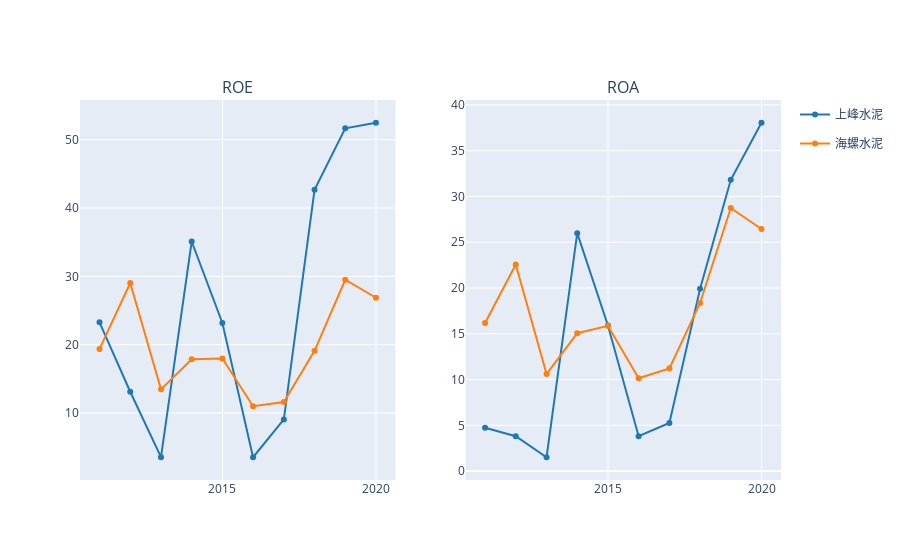

Write notebook code for a chart like this one.
### Markdown cell above
## ROE & ROA

### Code cell
fig = make_subplots(1,2, subplot_titles=['ROE','ROA'])

for i,k in enumerate(data_dfs.keys()):
    line_ = dict(color=DEFAULT_PLOTLY_COLORS[i])
    fig.append_trace(go.Scatter(x=data_dfs[k].index, y=data_dfs[k].roe,name=k,line=line_,legendgroup=k),1,1)
    fig.append_trace(go.Scatter(x=data_dfs[k].index, y=data_dfs[k].roa,name=k,line=line_,legendgroup=k, showlegend=False),1,2)

# for k in data_dfs:
fig.show()

### Figure 1 — Plotly figure (JSON) as saved in the notebook; plotly's stock layout.template omitted (floating-point values rounded to 4 significant figures)
{"data": [{"legendgroup": "上峰水泥", "line": {"color": "rgb(31, 119, 180)"}, "name": "上峰水泥", "type": "scatter", "x": ["2010-12-31", "2011-12-31", "2012-12-31", "2013-12-31", "2014-12-31", "2015-12-31", "2016-12-31", "2017-12-31", "2018-12-31", "2019-12-31"], "xaxis": "x", "y": [23.27, 13.11, 3.539, 35.1, 23.18, 3.521, 9.062, 42.67, 51.67, 52.48], "yaxis": "y"}, {"legendgroup": "上峰水泥", "line": {"color": "rgb(31, 119, 180)"}, "name": "上峰水泥", "showlegend": false, "type": "scatter", "x": ["2010-12-31", "2011-12-31", "2012-12-31", "2013-12-31", "2014-12-31", "2015-12-31", "2016-12-31", "2017-12-31", "2018-12-31", "2019-12-31"], "xaxis": "x2", "y": [4.727, 3.814, 1.513, 25.99, 15.9, 3.816, 5.258, 19.92, 31.82, 38.05], "yaxis": "y2"}, {"legendgroup": "海螺水泥", "line": {"color": "rgb(255, 127, 14)"}, "name": "海螺水泥", "type": "scatter", "x": ["2010-12-31", "2011-12-31", "2012-12-31", "2013-12-31", "2014-12-31", "2015-12-31", "2016-12-31", "2017-12-31", "2018-12-31", "2019-12-31"], "xaxis": "x", "y": [19.36, 29.03, 13.46, 17.86, 17.97, 11.0, 11.6, 19.1, 29.51, 26.87], "yaxis": "y"}, {"legendgroup": "海螺水泥", "line": {"color": "rgb(255, 127, 14)"}, "name": "海螺水泥", "showlegend": false, "type": "scatter", "x": ["2010-12-31", "2011-12-31", "2012-12-31", "2013-12-31", "2014-12-31", "2015-12-31", "2016-12-31", "2017-12-31", "2018-12-31", "2019-12-31"], "xaxis": "x2", "y": [16.18, 22.57, 10.6, 15.06, 15.87, 10.14, 11.22, 18.36, 28.74, 26.45], "yaxis": "y2"}], "layout": {"annotations": [{"font": {"size": 16}, "showarrow": false, "text": "ROE", "x": 0.225, "xanchor": "center", "xref": "paper", "y": 1, "yanchor": "bottom", "yref": "paper"}, {"font": {"size": 16}, "showarrow": false, "text": "ROA", "x": 0.775, "xanchor": "center", "xref": "paper", "y": 1, "yanchor": "bottom", "yref": "paper"}], "autosize": true, "xaxis": {"anchor": "y", "autorange": true, "domain": [0, 0.45], "range": ["2010-05-27 23:15:24.3262", "2020-08-04 00:44:35.6738"], "type": "date"}, "xaxis2": {"anchor": "y2", "autorange": true, "domain": [0.55, 1], "range": ["2010-05-27 23:15:24.3262", "2020-08-04 00:44:35.6738"], "type": "date"}, "yaxis": {"anchor": "x", "autorange": true, "domain": [0, 1], "range": [-0.06548, 56.07], "type": "linear"}, "yaxis2": {"anchor": "x2", "autorange": true, "domain": [0, 1], "range": [-1.164, 40.73], "type": "linear"}}}
